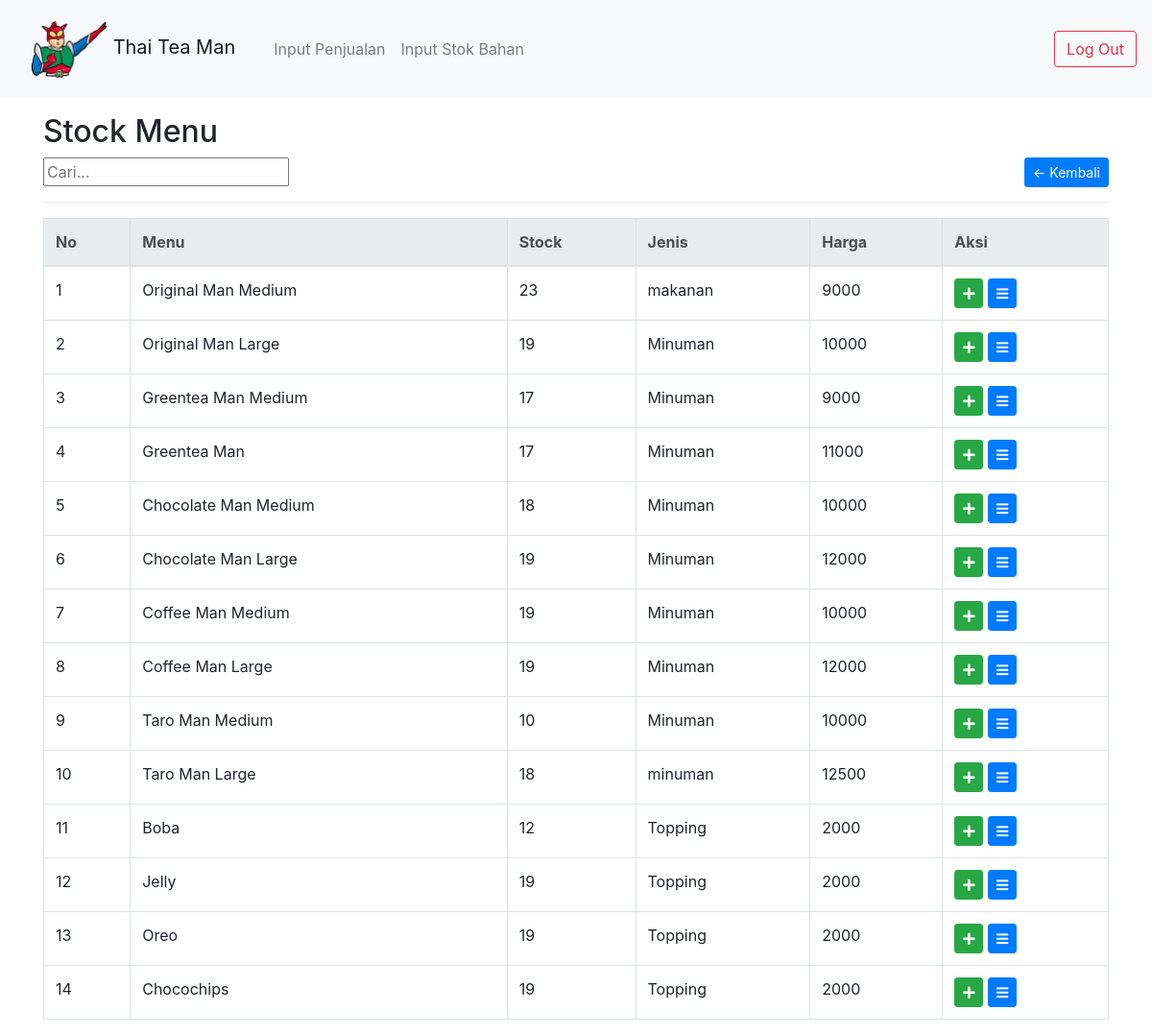
/petugas/data-barang.php (signed in), run on the app's committed database.
### tables this page shows
CREATE TABLE `tb_stock` (
  `id_user` int(11) NOT NULL,
  `id_barang` int(11) NOT NULL,
  `stock` bigint(20) NOT NULL DEFAULT '0'
);

CREATE TABLE `tb_barang` (
  `id` int(11) NOT NULL,
  `nama_barang` varchar(255) NOT NULL,
  `jenis_barang` varchar(255) NOT NULL,
  `harga` int(15) NOT NULL
);

### petugas/includes/barang.php (the view, shortened to what this page needs)
<div class="container mt-3">
	<h2>Stock Menu</h2>
	<input type="text" id="myInput" onkeyup="myFunction()" placeholder="Cari..." title="Type in a name">
	<a href="index.php" class="btn btn-primary btn-sm float-right">&larr; Kembali</a>
	<hr>
	<table class="table table-bordered" id="myTable">
	<thead class="thead-light" class="align-middle">
			<tr>
				<th>No</th>
				<th>Menu</th>
				<th>Stock</th>
				<th>Jenis</th>
				<th>Harga</th>
				<th>Aksi</th>
			</tr>
		</thead>
		<tbody>
			<?php foreach ($data_barang as $barang): ?>
			<tr>
				<td><?= $no++ ?></td>
				<td><?= $barang['nama_barang'] ?></td>
				<td><?= $barang['stock'] ?></td>
				<td><?= $barang['jenis_barang'] ?></td>
				<td><?= $barang['harga'] ?></td>
				<td>
					<div class="d-inline" >
						<a href="?h=edit-barang&id=<?= $barang['id'] ?>" class="btn btn-success btn-sm"><i class="fa fa-plus" aria-hidden="true"></i></a>
						<a href="?h=detail&id=<?= $barang['id'] ?>" class="btn btn-primary btn-sm"><i class="fas fa-bars    "></i></a>
					</div>
				</td>
			</tr>
			<?php endforeach ?>
		</tbody>
	</table>
</div>

### data on the page
tb_stock: id_barang.nama_barang "Original Man Medium", stock "23", id_barang.jenis_barang "makanan", id_barang.harga "9000"
tb_stock: id_barang.nama_barang "Original Man Large", stock "19", id_barang.jenis_barang "Minuman", id_barang.harga "10000"
tb_stock: id_barang.nama_barang "Greentea Man Medium", stock "17", id_barang.jenis_barang "Minuman", id_barang.harga "9000"
tb_stock: id_barang.nama_barang "Greentea Man", stock "17", id_barang.jenis_barang "Minuman", id_barang.harga "11000"
tb_stock: id_barang.nama_barang "Chocolate Man Medium", stock "18", id_barang.jenis_barang "Minuman", id_barang.harga "10000"
tb_stock: id_barang.nama_barang "Chocolate Man Large", stock "19", id_barang.jenis_barang "Minuman", id_barang.harga "12000"
tb_stock: id_barang.nama_barang "Coffee Man Medium", stock "19", id_barang.jenis_barang "Minuman", id_barang.harga "10000"
tb_stock: id_barang.nama_barang "Coffee Man Large", stock "19", id_barang.jenis_barang "Minuman", id_barang.harga "12000"
tb_stock: id_barang.nama_barang "Taro Man Medium", stock "10", id_barang.jenis_barang "Minuman", id_barang.harga "10000"
tb_stock: id_barang.nama_barang "Taro Man Large", stock "18", id_barang.jenis_barang "minuman", id_barang.harga "12500"
tb_stock: id_barang.nama_barang "Boba", stock "12", id_barang.jenis_barang "Topping", id_barang.harga "2000"
tb_stock: id_barang.nama_barang "Jelly", stock "19", id_barang.jenis_barang "Topping", id_barang.harga "2000"
tb_stock: id_barang.nama_barang "Oreo", stock "19", id_barang.jenis_barang "Topping", id_barang.harga "2000"
tb_stock: id_barang.nama_barang "Chocochips", stock "19", id_barang.jenis_barang "Topping", id_barang.harga "2000"
